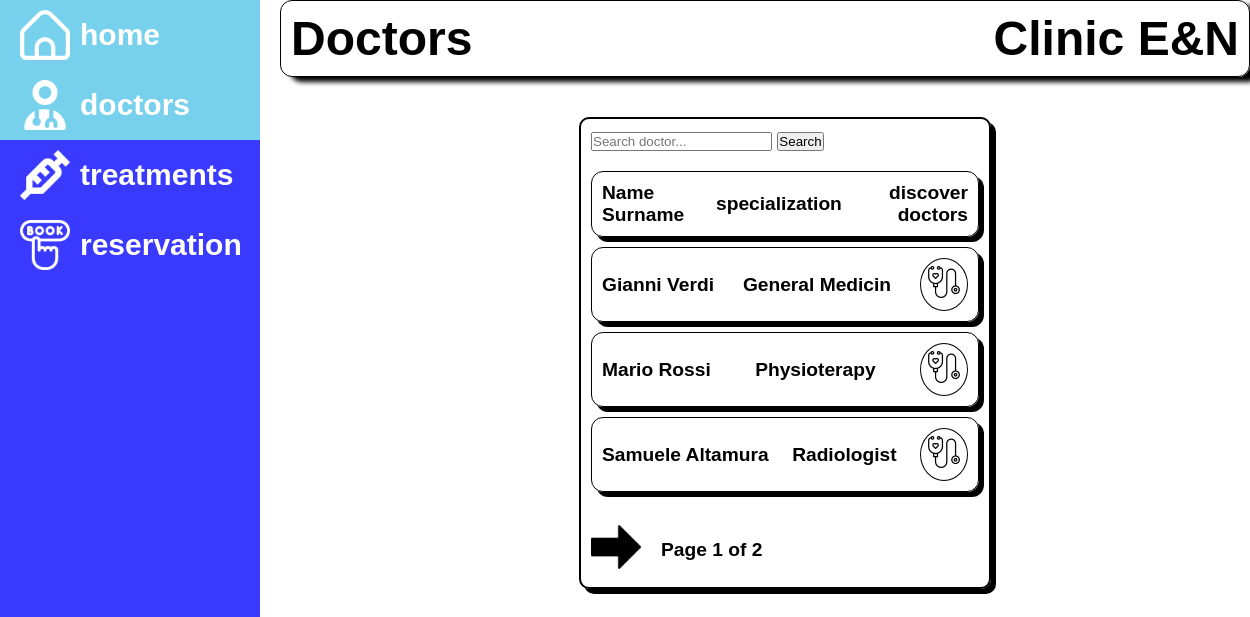
The app's page /dashboard/doctors/ with its own data.
### dashboard/models.py (models this page shows, shortened)
class Doctor(models.Model):
    user = models.OneToOneField(
        User, on_delete=models.SET_NULL,
        null=True, blank=True,
        related_name='doctor_profile'
    )
    first_name = models.CharField(max_length=100)
    last_name = models.CharField(max_length=100)
    specialization = models.CharField(max_length=100)
    id_doctor = models.CharField(max_length=10, unique=True, help_text='ID Doctor')
    date_of_birth = models.DateField()
    class Meta:
        ordering = ['specialization', 'last_name', 'first_name', 'id_doctor']
    def get_absolute_url(self):
        return reverse('doctor-detail', args=[str(self.id)])

### dashboard/views.py (the view, shortened to what this page needs)
# urls.py: path('doctors/', views.DoctorListView.as_view(), name='doctors'),
class DoctorListView(generic.ListView):
    model = Doctor
    paginate_by = 3
    def get_queryset(self):
        qs = Doctor.objects.all()
        q = self.request.GET.get('q', '').strip()
        return qs
    def get_context_data(self, **kwargs):
        ctx = super().get_context_data(**kwargs)
        ctx['q'] = self.request.GET.get('q', '')
        return ctx

### dashboard/templates/dashboard/doctor_list.html (shortened to what this page needs)
{% extends 'base.html' %}
{% load static%}
{% block content %}
    <div class="box-list">
        <form method="get" action="">
            <input type="text" name="q" value="{{ q }}" placeholder="Search doctor...">
            <button type="submit">Search</button>
        </form>
        {% if doctor_list %}
        <ul>
            <li class="doctor"><p>Name Surname</p><p>specialization</p><p style="text-align: end;">discover doctors</p></li>
            {% for doctor in doctor_list %}
            <li class="doctor">
                <p>{{ doctor.first_name }} {{ doctor.last_name }}</p>
                <p>{{ doctor.specialization }}</p>
                <a href="{{ doctor.get_absolute_url }}">
                    <img style="width: 32px;height:32px;" src="{% static 'images/stethoscope.png' %}" alt="">
                </a>
            </li>
            {% endfor %}
        </ul>
        {% else %}
        <p>No doctors available.</p>
        {% endif %}
        {% block pagination %}
        {% if is_paginated %}
        <div style="display: flex; flex-direction: row; align-items: center; gap:20px">
            {% if page_obj.has_next %}
            <a href="{{ request.path }}?q={{ q }}&page={{ page_obj.next_page_number }}">
                <img style="width: 50px;height: 50px;" src="{% static 'images/right-arrow.png' %}" alt="">
            </a>
            {% endif %}
            <p>Page {{ page_obj.number }} of {{ page_obj.paginator.num_pages }}</p>
        </div>
        {% endif %}
        {% endblock %}
    </div>
{% endblock %}

### dashboard/static/css/style.css (style rules this page uses)
* { font-family: Montserrat, sans-serif; margin: 0; padding:0; font-style: normal; }
body { display: flex; gap: 20px; }
.box-list { display: flex; justify-content: flex-start; gap:20px; flex-direction: column; border: 2px solid black; box-shadow: 5px 5px black; border-radius: 10px; width: 40%; padding: 10px; font-size: larger; font-weight: bold; }
.box-list li { list-style-type: none; display: flex; justify-content: space-between; margin-bottom: 10px; align-items: center; border: 1px solid black; box-shadow: 5px 5px rgb(0, 0, 0); border-radius: 12px; padding: 10px; }
.box-list li a { border: 1px solid black; border-radius: 50%; padding: 7px; }

### records on screen
Doctor: first_name "Gianni", last_name "Verdi", specialization "General Medicin"
Doctor: first_name "Mario", last_name "Rossi", specialization "Physioterapy"
Doctor: first_name "Samuele", last_name "Altamura", specialization "Radiologist"

### other values on screen
{{ page_obj.number }} "1"
{{ page_obj.paginator.num_pages }} "2"
